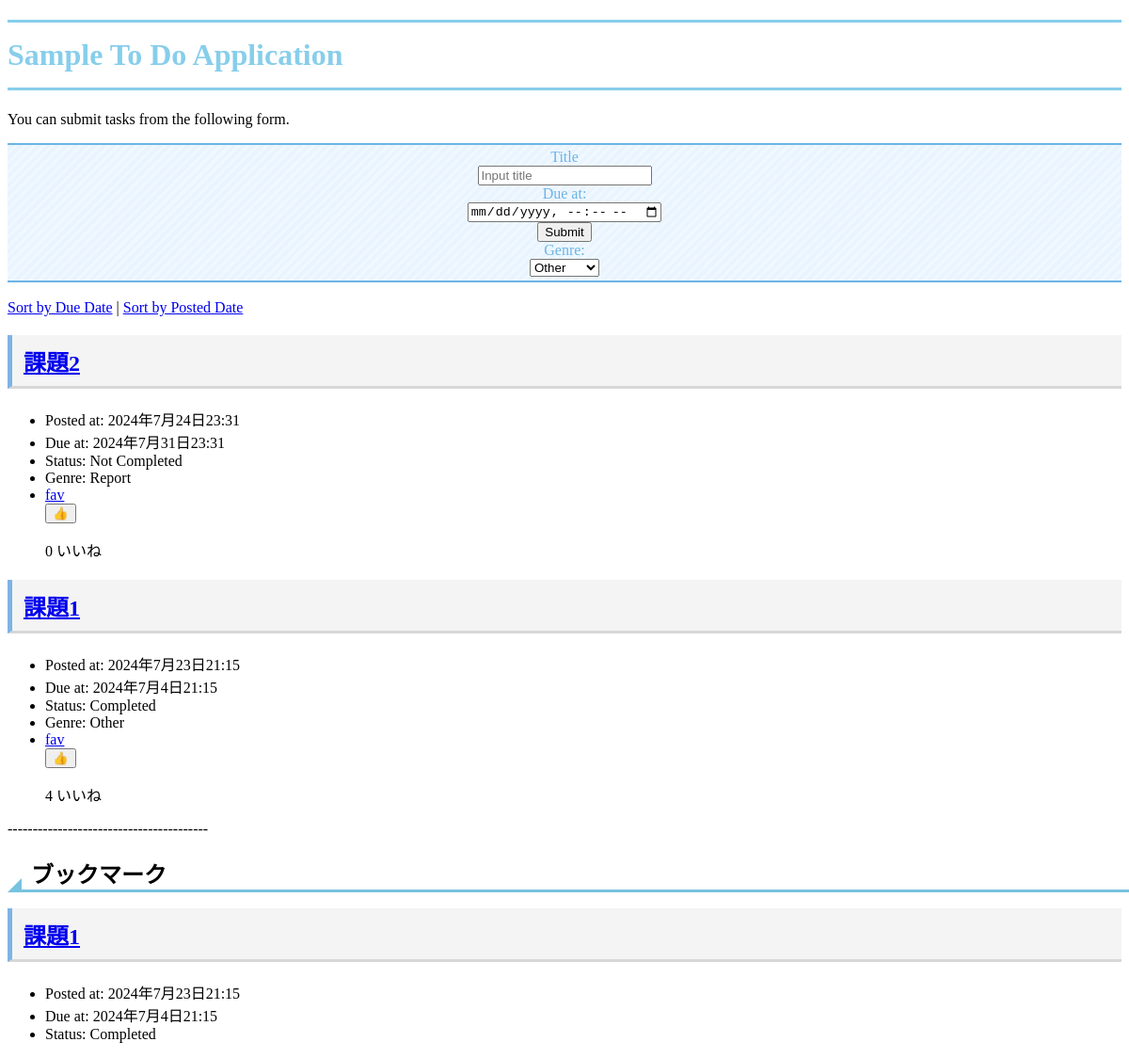
The page / on the database its author committed.
### todo/models.py (models this page shows, shortened)
class Task(models.Model):
    GENRE_CHOICES = [
        ('report', 'Report'),
        ('program', 'Program'),
        ('other', 'Other'),
    ]
    title = models.CharField(max_length=100)
    completed = models.BooleanField(default=False)
    posted_at = models.DateTimeField(default=timezone.now)
    due_at = models.DateTimeField(null=True, blank=True)
    favorite = models.BooleanField(default=False)
    likes_count = models.PositiveIntegerField(default=0)
    genre = models.CharField(max_length=20, choices=GENRE_CHOICES, default='other')

### todo/views.py (the view, shortened to what this page needs)
# urls.py: path('', todo_views.index, name='index'),
def index(request):
    if request.GET.get('order') == 'due':
        tasks = Task.objects.order_by('due_at')
    else:
        tasks = Task.objects.order_by('-posted_at')
    favorite_tasks = Task.objects.filter(favorite=True)
    context = {
        'tasks': tasks,
        'favorite_tasks': favorite_tasks
    }
    return render(request, 'todo/index.html', context)

### todo/templates/todo/index.html (shortened to what this page needs)
{% load static %}
<!DOCTYPE html>
<html lang="ja">
  <head>
    <link rel="stylesheet" href="{% static 'todo/index.css' %}">
  </head>
  <body>
    <h1>Sample To Do Application</h1>
    <p>You can submit tasks from the following form.</p>
    <form action="{% url 'index' %}" method="post">
      <div class="sub">
      <div>
        <label for="titleInput">Title</label><br>
        <input id="titleInput" name="title" type="text" placeholder="Input title">
      </div>
      <div>
        <label for="dueInput">Due at:</label><br>
        <input id="dueInput" name="due_at" type="datetime-local">
      </div>
      <div>
        <button type="submit">Submit</button>
      </div>
      <div>
        <label for="genreInput">Genre:</label><br>
        <select id="genreInput" name="genre">
          <option value="other" selected>Other</option>
        </select>
      </div>
      </div>
    </form>
    <br>
    <div>
      <a href="{% url 'index' %}?order=due">Sort by Due Date</a> |
      <a href="{% url 'index' %}?order=post">Sort by Posted Date</a>
    </div>
    {% for task in tasks %}
    <div class="text">
      <h2 class="ass"><a href="{% url 'detail' task.id %}">{{ task.title }}</a></h2>
      <ul>
        <li>Posted at: {{ task.posted_at }}</li>
        {% if task.due_at %}
        <li>Due at: {{ task.due_at }}</li>
        {% endif %}
        {% if task.completed %}
        <li>Status: Completed</li>
        {% else %}
        <li>Status: Not Completed</li>
        {% endif %}
        <li>Genre: {{ task.get_genre_display }}</li>
        <li><a href="{% url 'toggle_favorite' task.id %}">fav</a></li>
        <form method="post" action="{% url 'index' %}">
          <button type="submit">👍</button>
        </form>
        <p>{{ task.likes_count }} いいね</p>
      </ul>
    </div>
    {% endfor %}
    <p>----------------------------------------</p>
    <h2 class="book">ブックマーク</h2>
    {% for task in favorite_tasks %}
    <div class="text">
        <h2 class="ass"><a href="{% url 'detail' task.id %}">{{ task.title }}</a></h2>
        <ul>
            <li>Posted at: {{ task.posted_at }}</li>
            {% if task.due_at %}
            <li>Due at: {{ task.due_at }}</li>
            {% endif %}
            {% if task.completed %}
            <li>Status: Completed</li>
            {% else %}
            <li>Status: Not Completed</li>
            {% endif %}
        </ul>
    </div>
    {% endfor %}
  </body>
</html>

### todo/static/todo/index.css (style rules this page uses)
h1 { color: skyblue; padding: 0.5em 0; border-top: solid 3px skyblue; border-bottom: solid 3px skyblue; }
h2.ass { padding: 0.4em 0.5em; color: #494949; background: #f4f4f4; border-left: solid 5px #7db4e6; border-bottom: solid 3px #d7d7d7; }
h2.book { position: relative; padding-left: 25px; }
h2.book:before { position: absolute; content: ''; bottom: -3px; left: 0; width: 0; height: 0; border: none; border-left: solid 15px transparent; border-bottom: solid 15px rgb(119, 195, 223); }
h2.book:after { position: absolute; content: ''; bottom: -3px; left: 10px; width: 100%; border-bottom: solid 3px rgb(119, 195, 223); }
div.sub { color: #6cb4e4; text-align: center; padding: 0.25em; border-top: solid 2px #6cb4e4; border-bottom: solid 2px #6cb4e4; background: -webkit-repeating-linear-gradient(-45deg, #f0f8ff, #f0f8ff 3px,#e9f4ff 3px, #e9f4ff 7px); background: repeating-linear-gradient(-45deg, #f0f8ff, #f0f8ff 3px,#e9f4ff 3px, #e9f4ff 7px); }

### rows shown on the page
Task: title "課題2", posted_at "2024年7月24日23:31", due_at "2024年7月31日23:31", completed "Status: Not Completed", genre "Report", likes_count "0"
Task: title "課題1", posted_at "2024年7月23日21:15", due_at "2024年7月4日21:15", completed "Status: Completed", genre "Other", likes_count "4"
